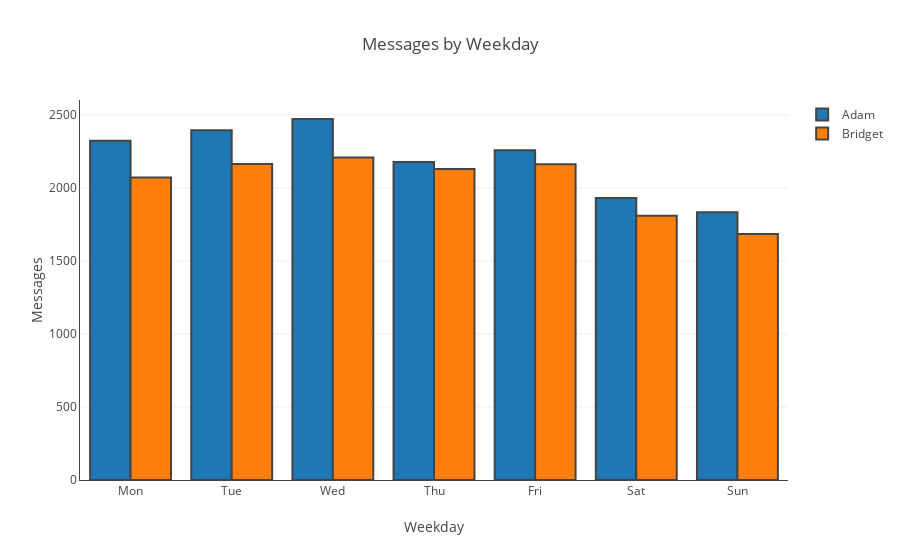

Source (notebook cell):
### Code cell
week_map = {0:'Mon', 1:'Tue', 2:'Wed', 3:'Thu', 
            4:'Fri', 5:'Sat', 6:'Sun'}
def get_weekday(day):
    '''helper function for getting a three letter weekday for pandas weekday value'''
    return week_map[day]

# create dataframes for each of us 
adam_df = chat_df[chat_df.is_sent == 1]
bridget_df = chat_df[chat_df.is_received == 1]

# group messages by weekday and counts
adam_df = adam_df['message_date'].groupby([adam_df.message_date.dt.weekday]).agg('count')
bridget_df = bridget_df['message_date'].groupby([bridget_df.message_date.dt.weekday]).agg('count') 

# rename grouped columns and make series in to a dataframe
adam_df = pd.DataFrame({'weekday':adam_df.index, 'count_a':adam_df.values}) 
bridget_df = pd.DataFrame({'weekday':bridget_df.index, 'count_b':bridget_df.values})

# get three letter weekday 
adam_df['weekday'] = adam_df.apply(lambda row: get_weekday(row.weekday), axis = 1) 
bridget_df['weekday'] = bridget_df.apply(lambda row: get_weekday(row.weekday), axis = 1)

# merge with adam dataframe to create a single dataframe
week_count_df = pd.merge(adam_df, bridget_df, how = 'inner', on = 'weekday')


# plot group bar chart for messages by weekday 
labels = week_count_df['weekday'].values.tolist()
a_count = week_count_df['count_a'].values.tolist()
b_count = week_count_df['count_b'].values.tolist()
title = 'Messages by Weekday'
plot_group_bar(labels, a_count, b_count, title, "Weekday", "Messages")

### Figure 1 — Plotly figure (JSON) as saved in the notebook; plotly's stock layout.template omitted (floating-point values rounded to 4 significant figures)
{"data": [{"marker": {"line": {"color": "#00000)", "width": 2}}, "name": "Adam", "type": "bar", "x": ["Mon", "Tue", "Wed", "Thu", "Fri", "Sat", "Sun"], "y": [2323, 2395, 2472, 2177, 2258, 1931, 1834]}, {"marker": {"line": {"color": "#00000)", "width": 2}}, "name": "Bridget", "type": "bar", "x": ["Mon", "Tue", "Wed", "Thu", "Fri", "Sat", "Sun"], "y": [2072, 2164, 2208, 2129, 2162, 1810, 1685]}], "layout": {"barmode": "group", "title": "Messages by Weekday", "xaxis": {"autorange": true, "autotick": false, "showgrid": false, "showline": true, "showticklabels": true, "ticks": ["Mon", "Tue", "Wed", "Thu", "Fri", "Sat", "Sun"], "title": "Weekday", "zeroline": false}, "yaxis": {"autorange": true, "autotick": true, "showgrid": true, "showline": true, "showticklabels": true, "ticks": "", "title": "Messages", "zeroline": false}}}
